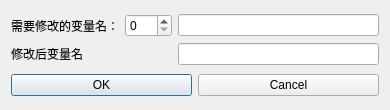
<?xml version="1.0" encoding="UTF-8"?>
<ui version="4.0">
 <class>ChangeParamName</class>
 <widget class="QDialog" name="ChangeParamName">
  <property name="geometry">
   <rect>
    <x>0</x>
    <y>0</y>
    <width>390</width>
    <height>110</height>
   </rect>
  </property>
  <property name="windowTitle">
   <string>Dialog</string>
  </property>
  <layout class="QVBoxLayout" name="verticalLayout">
   <item>
    <layout class="QGridLayout" name="gridLayout">
     <item row="0" column="0">
      <widget class="QLabel" name="label">
       <property name="text">
        <string>需要修改的变量名：</string>
       </property>
      </widget>
     </item>
     <item row="0" column="2">
      <widget class="QLineEdit" name="le_before_name"/>
     </item>
     <item row="0" column="1">
      <widget class="QSpinBox" name="sb_row">
       <property name="maximum">
        <number>999</number>
       </property>
      </widget>
     </item>
     <item row="1" column="0">
      <widget class="QLabel" name="label_2">
       <property name="text">
        <string>修改后变量名</string>
       </property>
      </widget>
     </item>
     <item row="1" column="2">
      <widget class="QLineEdit" name="le_later_name"/>
     </item>
    </layout>
   </item>
   <item>
    <layout class="QHBoxLayout" name="horizontalLayout">
     <item>
      <widget class="QPushButton" name="pb_ok">
       <property name="text">
        <string>OK</string>
       </property>
      </widget>
     </item>
     <item>
      <widget class="QPushButton" name="pb_cancel">
       <property name="text">
        <string>Cancel</string>
       </property>
      </widget>
     </item>
    </layout>
   </item>
  </layout>
 </widget>
 <resources/>
 <connections/>
</ui>
